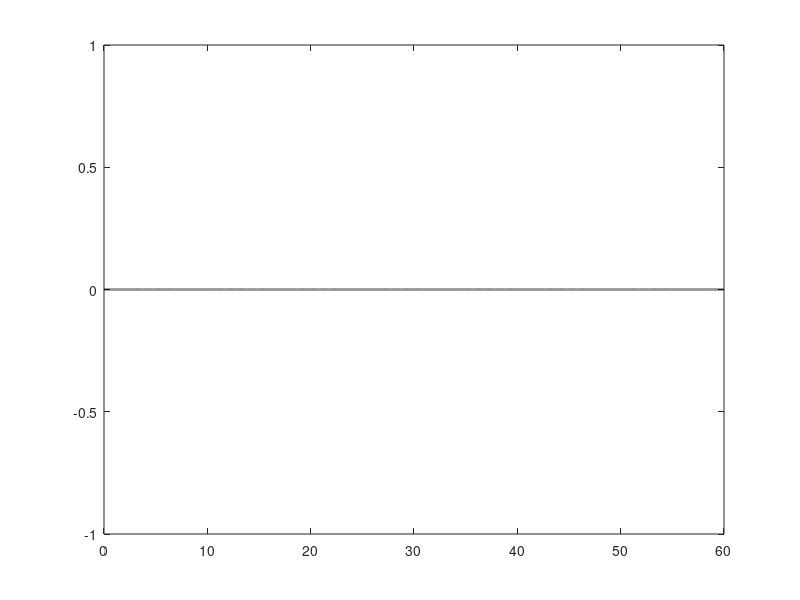

Here is the MATLAB script that generated this plot: (Note: this script raises an error after producing the figure.)

clear
close all

% Define some properties of the analysis
directionSet = {'-LMS','-Mel','-S'};
windowDurSecs = 7.5;
fps = 180;

% Get a list of the analysis files
dataDir = '/Users/aguirre/Aguirre-Brainard Lab Dropbox/Geoffrey Aguirre/BLNK_analysis/PuffLight/modulate/HERO_gka/videos';
mList = dir(fullfile(dataDir,'*trial*mat'));

dataVecs = nan(3,9,2,10800);
t = 0:1/fps:(10800-1)/fps;

% Loop over the data files
for ii = 1:length(mList)

    % Load the data
    load(fullfile(mList(ii).folder,mList(ii).name),'eye_features');

    if isfield(eye_features,'eye_features')
        eye_features = eye_features.eye_features;
    end

    % Discard the first second, and keep the next 60 seconds (10800) time points
    eye_features = eye_features(fps:fps*60-1);

    % Extract the upper and lower lid to calculate the height of the palpebral
    % fissure over time
    nTimePoints = length(eye_features);
    palpFissureHeight = nan(1,nTimePoints);
    pupilDiameter = nan(1,nTimePoints);

    for tt = 1:nTimePoints
        xVals = eye_features{tt}.eyelids.eyelid_x;
        lidUpper = eye_features{tt}.eyelids.eyelid_up_y;
        lidLower = eye_features{tt}.eyelids.eyelid_lo_y;
        [~,xIdx] = min(abs(xVals-mean(xVals)));
        val = lidLower(xIdx) - lidUpper(xIdx);
        if val > 0 && val < 100
            palpFissureHeight(tt) = val;
        end
        pupilDiameter(tt) = eye_features{tt}.pupil.diameter;
    end

    % subplot(2,1,1);
    % plot(palpFissureHeight);

    % This is a vector of blink events
    blinkVec = diff(palpFissureHeight < median(palpFissureHeight,'omitmissing')/2)>0;

    % Slide a window along and ensure that no more than one blink
    % event exists within a 0.25 second window
    for tt = 1:length(blinkVec)
        if blinkVec(tt) == 1
            blinkVec(tt+1:tt+fps/4)=0;
        end
    end

    % Perform a circular convolution with a square wave filter to obtain a
    % circular moving mean    
    % subplot(2,1,2);
    % hold off
    filter = zeros(size(blinkVec));
    filter(1:windowDurSecs*fps)=1;
    blinkVecSmooth = cconv(blinkVec,filter,length(blinkVec));

    % Convert the smooth blink vec into a %change in blink rate
    blinkVecSmooth = (blinkVecSmooth - mean(blinkVecSmooth))/mean(blinkVecSmooth);

    % Store the vec
    trialIdx = str2double(mList(ii).name(strfind(mList(ii).name,'trial-')+6:strfind(mList(ii).name,'trial-')+8));
    directionIdx = find(arrayfun(@(s) contains(mList(ii).name, s), directionSet));
    phaseIdx = double(contains(mList(ii).name,'phase-0.00'))+1;
    if phaseIdx == 1
        blinkVecSmooth = -blinkVecSmooth;
    end
    dataVecs(directionIdx,trialIdx,phaseIdx,1:length(blinkVecSmooth)) = blinkVecSmooth;
    fprintf('dir %d, trial %d, phase %d \n',directionIdx,trialIdx,phaseIdx);


    % plot(blinkVecSmooth);
    % ylim([-1 1]);
    % title(mList(ii).name);
    % pause
end

dataVecs = reshape(dataVecs,3,18,10800);

figure
plot(t,zeros(size(t)),':k','LineWidth',2);
hold on

colorSet = {[0 0 0],[0 1 1],[0 0 1]};
for ii = 1:3
    yMean = mean(squeeze(dataVecs(ii,:,:)),1,'omitmissing');
    ySEM = std(squeeze(dataVecs(ii,:,:)),1,'omitmissing') /sqrt(size(dataVecs,2));
    yMean = yMean-yMean(1);
    idx = ~isnan(yMean);
    yMean = yMean(idx);
    ySEM = ySEM(idx);
    yD = decimate(yMean,100);
    yS = decimate(ySEM,100);
    patch([t(idx) fliplr(t(idx))],[yMean+ySEM fliplr(yMean-ySEM)],colorSet{ii},'EdgeColor','none','FaceAlpha',0.2);
    deltaTD = (t(2)-t(1))*100;
    tD = t(1):deltaTD:deltaTD*(length(yD)-1);
    fitObj = fit(tD',yD','smoothingspline');
    plot(tD,fitObj(tD),'-','Color',colorSet{ii},'LineWidth',2);
end

for ii = 1:length(tD)-1
    colorVal = [1 1 0]* 0.5*(sin(tD(ii)/60*2*pi)+1);
    patch([tD(ii) tD(ii+1) tD(ii+1) tD(ii)],[-0.4 -0.4 -0.5 -0.5],colorVal,'EdgeColor','none')
end

ylabel('Proportion change in blink rate');
xlabel('Time [secs]');
box off
a=gca();
a.TickDir = 'out';

